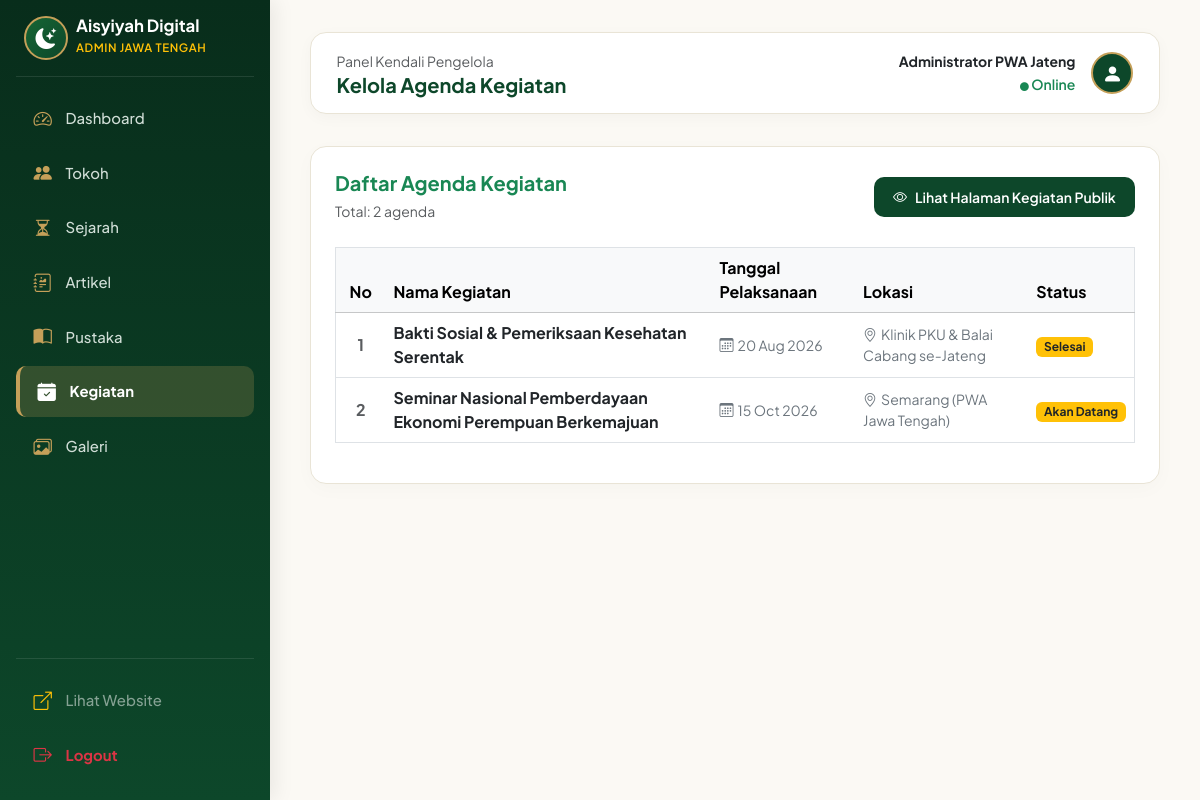
/admin/kegiatan/index.php (signed in), run on the app's committed database.
### tables this page shows
CREATE TABLE IF NOT EXISTS `kegiatan` (
  `id` INT AUTO_INCREMENT PRIMARY KEY,
  `nama_kegiatan` VARCHAR(200) NOT NULL,
  `deskripsi` TEXT NOT NULL,
  `tanggal_mulai` DATE NOT NULL,
  `tanggal_selesai` DATE DEFAULT NULL,
  `lokasi` VARCHAR(255) NOT NULL,
  `penyelenggara` VARCHAR(150) DEFAULT 'Pimpinan Wilayah Aisyiyah Jawa Tengah',
  `gambar` VARCHAR(255) DEFAULT NULL,
  `status` ENUM('akan_datang', 'berlangsung', 'selesai') DEFAULT 'akan_datang',
  `created_at` TIMESTAMP DEFAULT CURRENT_TIMESTAMP
);

### admin/kegiatan/index.php (the view, shortened to what this page needs)
<?php
include '../../config/database.php';
include '../includes/header.php';
$query = mysqli_query($conn, "SELECT * FROM kegiatan ORDER BY id DESC");
?>
<div class="card card-admin p-4">
    <div class="d-flex flex-column flex-md-row justify-content-between align-items-md-center gap-3 mb-4">
        <div>
            <h5 class="fw-bold mb-1 text-success">Daftar Agenda Kegiatan</h5>
            <small class="text-muted">Total: <?= mysqli_num_rows($query) ?> agenda</small>
        </div>
        <a href="../../kegiatan.php" target="_blank" class="btn btn-admin-green btn-sm d-inline-flex align-items-center gap-2">
            <i class="bi bi-eye"></i> Lihat Halaman Kegiatan Publik
        </a>
    </div>
    <div class="table-responsive">
        <table class="table table-hover align-middle border">
            <thead class="table-light">
                <tr>
                    <th style="width: 50px;" class="text-center">No</th>
                    <th>Nama Kegiatan</th>
                    <th>Tanggal Pelaksanaan</th>
                    <th>Lokasi</th>
                    <th>Status</th>
                </tr>
            </thead>
            <tbody>
                <?php
                $no = 1;
                while ($k = mysqli_fetch_assoc($query)) :
                ?>
                    <tr>
                        <td class="text-center fw-bold text-muted"><?= $no++ ?></td>
                        <td class="fw-bold text-dark"><?= htmlspecialchars($k['nama_kegiatan']) ?></td>
                        <td class="small text-secondary"><i class="bi bi-calendar3 me-1"></i><?= date('d M Y', strtotime($k['tanggal_mulai'])) ?></td>
                        <td class="small text-secondary"><i class="bi bi-geo-alt me-1"></i><?= htmlspecialchars($k['lokasi']) ?></td>
                        <td>
                            <span class="badge bg-warning text-dark text-capitalize"><?= str_replace('_', ' ', $k['status']) ?></span>
                        </td>
                    </tr>
                <?php endwhile; ?>
            </tbody>
        </table>
    </div>
</div>
<?php
include '../includes/footer.php';
?>

### admin/includes/header.php (style rules this page uses)
:root { --admin-green: #0d472a; --admin-green-dark: #082d1b; --admin-green-light: #166534; --admin-gold: #c5a059; --admin-gold-light: #f7eed7; --admin-cream: #fbf9f4; --admin-border: #e9e4d6; }
body { font-family: 'Plus Jakarta Sans', system-ui, -apple-system, sans-serif; background-color: var(--admin-cream); color: #232d27; overflow-x: hidden; }
.card-admin { background: #ffffff; border-radius: 16px; border: 1px solid var(--admin-border); box-shadow: 0 5px 20px rgba(0, 0, 0, 0.025); transition: all 0.3s ease; }
.btn-admin-green { background-color: var(--admin-green); color: #fff; font-weight: 600; border-radius: 10px; border: none; padding: 0.6rem 1.2rem; transition: all 0.25s ease; }

### data on the page
kegiatan: nama_kegiatan "Bakti Sosial & Pemeriksaan Kesehatan Serentak", tanggal_mulai "20 Aug 2026", lokasi "Klinik PKU & Balai Cabang se-Jateng", status "Selesai"
kegiatan: nama_kegiatan "Seminar Nasional Pemberdayaan Ekonomi Perempuan Berkemajuan", tanggal_mulai "15 Oct 2026", lokasi "Semarang (PWA Jawa Tengah)", status "Akan Datang"

### other printed values
$page_heading "Kelola Agenda Kegiatan"
$_SESSION['admin_nama'] "Administrator PWA Jateng"
mysqli_num_rows($query) "2"
